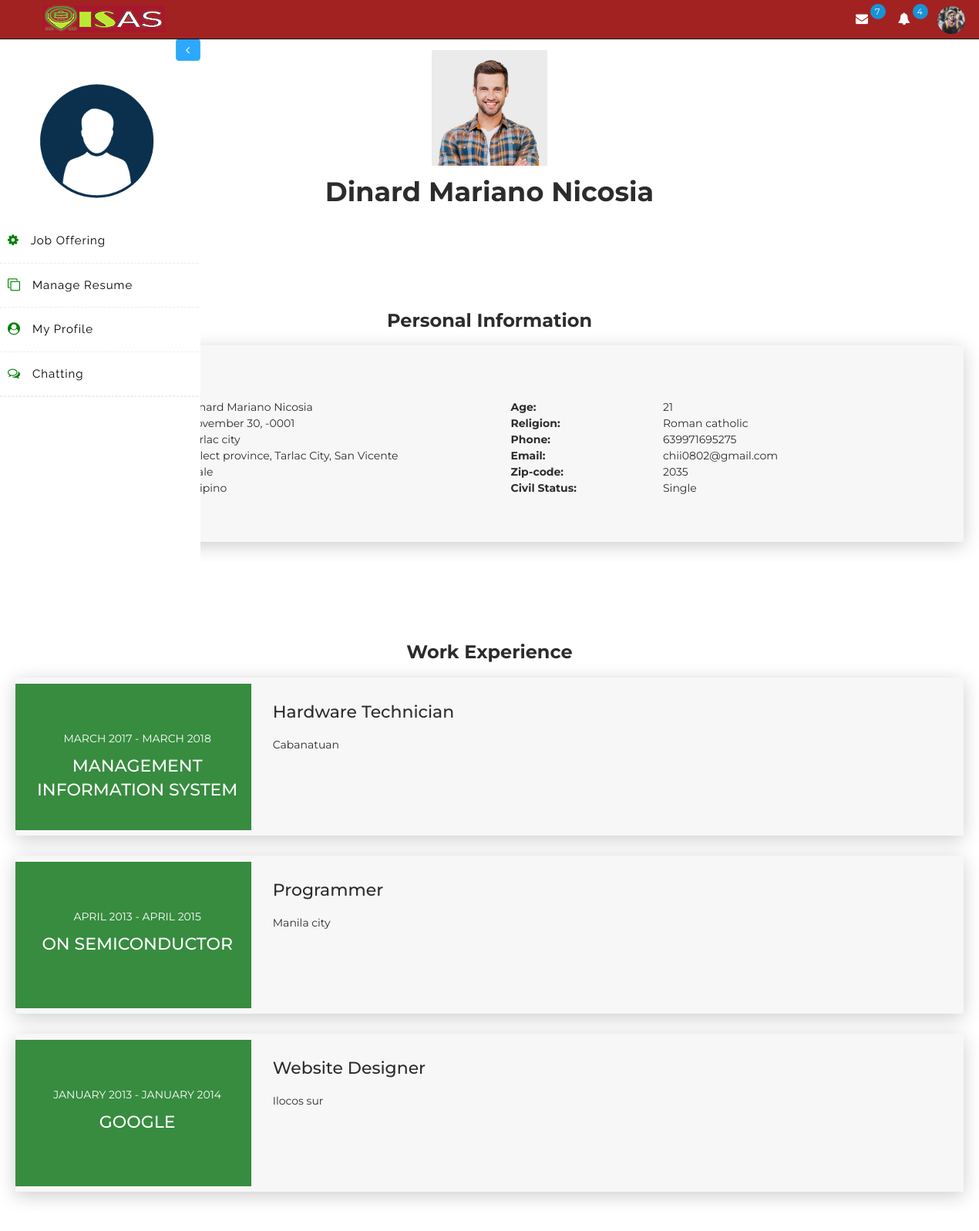
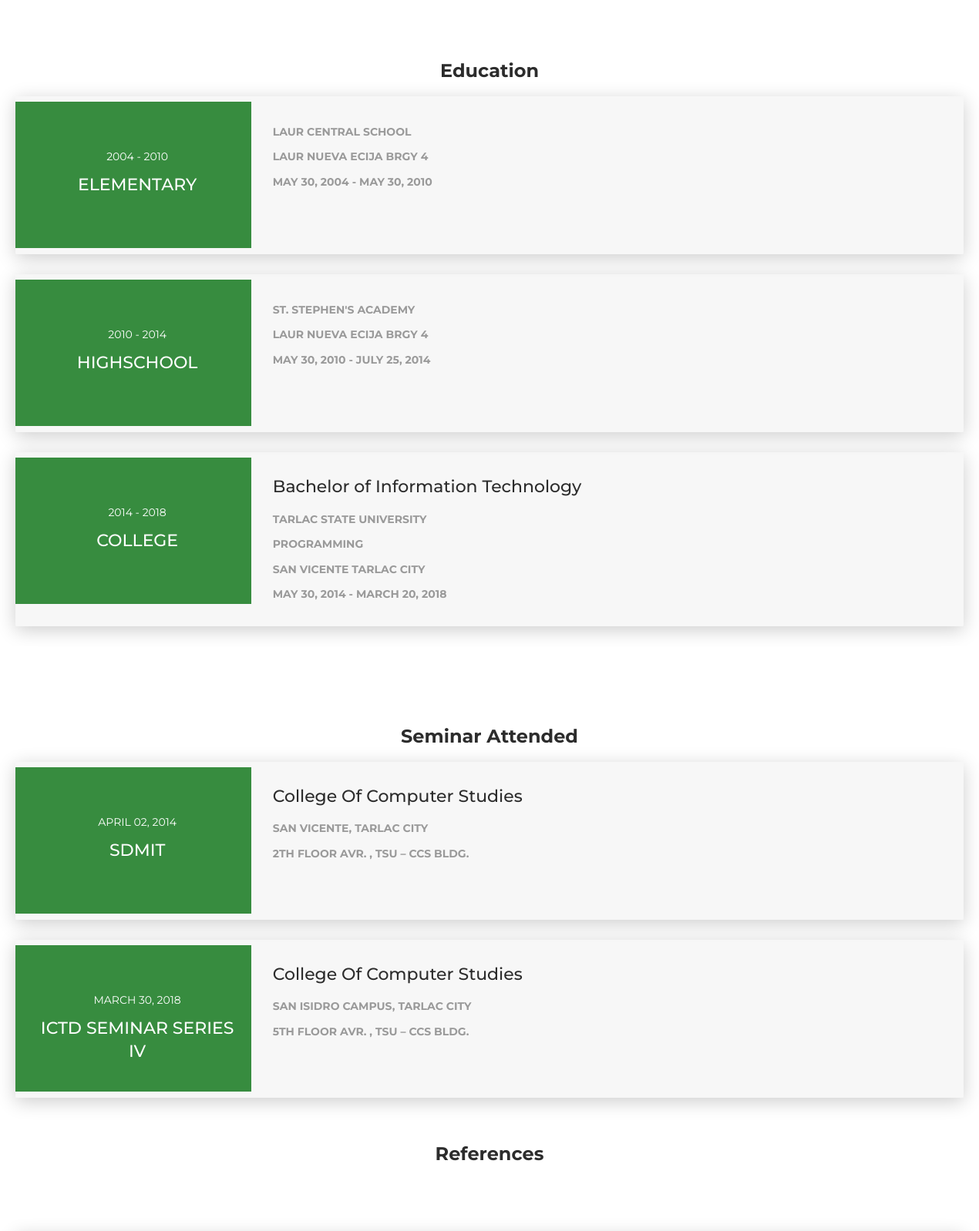
The app's page /user/pending-jobs.php (upper part) with its own data (2 pictures, top to bottom).
### tables this page shows
CREATE TABLE `appl_info` (
  `appl_id` int(11) NOT NULL,
  `acct_id` int(11) NOT NULL,
  `appl_fname` char(100) NOT NULL,
  `appl_lname` char(100) NOT NULL,
  `appl_mname` char(100) NOT NULL,
  `appl_img` char(100) NOT NULL,
  `appl_birthp` varchar(200) NOT NULL,
  `appl_birthd` date NOT NULL,
  `appl_age` char(10) NOT NULL,
  `appl_nationality` char(100) NOT NULL,
  `appl_religion` char(100) NOT NULL,
  `appl_sex` char(30) NOT NULL,
  `appl_civils` char(30) NOT NULL,
  `appl_prov` varchar(100) NOT NULL,
  `appl_street` varchar(100) NOT NULL,
  `appl_zipc` char(50) NOT NULL,
  `appl_email` char(50) NOT NULL,
  `appl_contactn` char(20) NOT NULL,
  `appl_sname` char(50) NOT NULL,
  `appl_disability` char(50) NOT NULL,
  `appl_employed` char(50) NOT NULL,
  `appl_employed_status` char(50) NOT NULL,
  `appl_educational_attain` char(100) NOT NULL,
  `appl_log_date` date NOT NULL
);

CREATE TABLE `appl_info_exp` (
  `exp_id` int(11) NOT NULL,
  `acct_id` int(11) NOT NULL,
  `exp_title` char(50) NOT NULL,
  `exp_company` char(50) NOT NULL,
  `exp_position` char(50) NOT NULL,
  `exp_desc` varchar(400) NOT NULL,
  `exp_date_start` date NOT NULL,
  `exp_date_end` date NOT NULL
);

CREATE TABLE `appl_info_edu` (
  `edu_id` int(11) NOT NULL,
  `acct_id` int(11) NOT NULL,
  `edu_name` char(100) NOT NULL,
  `edu_title` char(50) NOT NULL,
  `edu_addr` varchar(200) NOT NULL,
  `edu_date_grad_start` date NOT NULL,
  `edu_date_grad_end` date NOT NULL,
  `edu_course` char(100) NOT NULL,
  `edu_course_major` char(50) NOT NULL
);

CREATE TABLE `appl_info_seminar` (
  `seminar_id` int(11) NOT NULL,
  `acct_id` int(11) NOT NULL,
  `seminar_title` char(100) NOT NULL,
  `seminar_date` date NOT NULL,
  `seminar_addr` char(200) NOT NULL,
  `seminar_orga` char(100) NOT NULL,
  `seminar_vp` char(200) NOT NULL
);

### user/cv/index.php (the view, shortened to what this page needs)
<!DOCTYPE html>
<html lang="en-US">
  <head>
    <link href="https://maxcdn.bootstrapcdn.com/font-awesome/latest/css/font-awesome.min.css" rel="stylesheet">
    <link href="cv/css/aos.css" rel="stylesheet">
    <link href="cv/css/bootstrap.min.css" rel="stylesheet">
    <link href="cv/styles/main.css" rel="stylesheet">
  </head>
  <body id="top">
    <div class="page-content">
      <div>
<div class="profile-page">
         <?php
      $three = mysql_query("SELECT * FROM appl_info WHERE acct_id = 1 ");
  while ($row = mysql_fetch_array($three)) {
        echo ' <div class="h2 title">
           <div class="cc-profile-image"><a href="#"><img src="assets/img/'. $row["appl_img"] .'" alt="Image"/></a></div>'. $row["appl_fname"]." " . $row["appl_mname"] . " " . $row["appl_lname"] .'</div>
        </div>
      </div>';
      }
      $four = mysql_query("SELECT * FROM appl_info WHERE acct_id = 1  ");
  while ($row = mysql_fetch_array($four)) {
   $date=date_create($row['appl_birthd']);
$format =  date_format($date," F  d,  Y ");
echo '<div class="section" id="about">
  <div class="container">
  <div class="h4 text-center mb-4 title">Personal Information</div>
    <div class="card" data-aos="fade-up" data-aos-offset="10">
      <div class="row" style="padding-top:50px;">
        <div class="col-lg-6 col-md-12" >
            <div class="card-body">
            <div class="row">
              <div class="col-sm-4"><strong class="text-uppercase">Name (F/M/L):</strong></div>
              <div class="col-sm-8">'. $row["appl_fname"] ." " .$row["appl_mname"]." " .$row["appl_lname"].'</div>
            </div>
            <div class="row mt-3">
              <div class="col-sm-4"><strong class="text-uppercase">Birth Date:</strong></div>
              <div class="col-sm-8">'. $format .'</div>
            </div>
            <div class="row mt-3">
              <div class="col-sm-4"><strong class="text-uppercase">Birth Place:</strong></div>
              <div class="col-sm-8">'. $row["appl_birthp"] .'</div>
            </div>
            <div class="row mt-3">
              <div class="col-sm-4"><strong class="text-uppercase">Address:</strong></div>
              <div class="col-sm-8">'. $row["appl_prov"] . ", " . $row["appl_street"] .'</div>
            </div>
            <div class="row mt-3">
              <div class="col-sm-4"><strong class="text-uppercase">Sex:</strong></div>
              <div class="col-sm-8">'. $row["appl_sex"] .'</div>
            </div>
            <div class="row mt-3">
              <div class="col-sm-4"><strong class="text-uppercase">Nationality:</strong></div>
              <div class="col-sm-8">'. $row["appl_nationality"] .'</div></div>
          </div>
        </div><div class="col-lg-6 col-md-12">
          <div class="card-body">
            <div class="row">
              <div class="col-sm-4"><strong class="text-uppercase">Age:</strong></div>
              <div class="col-sm-8">'. $row["appl_age"] .'</div>
            </div>
            <div class="row mt-3">
              <div class="col-sm-4"><strong class="text-uppercase">Religion:</strong></div>
              <div class="col-sm-8">'. $row["appl_religion"] .'</div>
            </div>
            <div class="row mt-3">
              <div class="col-sm-4"><strong class="text-uppercase">Phone:</strong></div>
              <div class="col-sm-8">'. $row["appl_contactn"] .'</div>
            </div>
            <div class="row mt-3">
              <div class="col-sm-4"><strong class="text-uppercase">Email:</strong></div>
              <div class="col-sm-8">'. $row["appl_email"] .'</div>
            </div>
            <div class="row mt-3">
              <div class="col-sm-4"><strong class="text-uppercase">Zip-code:</strong></div>
              <div class="col-sm-8">'. $row["appl_zipc"] .'</div>
            </div>
            <div class="row mt-3">
              <div class="col-sm-4"><strong class="text-uppercase">Civil Status:</strong></div>
              <div class="col-sm-8">'. $row["appl_civils"] .'</div></div>';
            }
              ?>
          </div>
        </div>
      </div>
    </div>
  </div>
</div>
<div class="section" id="experience">
  <div class="container cc-experience">
    <div class="h4 text-center mb-4 title">Work Experience</div>
          <?php
           $five = mysql_query("SELECT * FROM appl_info_exp WHERE acct_id = 1  ");
              while ($row = mysql_fetch_array($five)) {
              $date_start=date_create($row['exp_date_start']);
              $date_end=date_create($row['exp_date_end']);
              $format_start =  date_format($date_start," F  Y ");
              $format_end =  date_format($date_end," F  Y ");
          echo' <div class="card">
      <div class="row">
        <div class="col-md-3 bg-primary" data-aos="fade-right" data-aos-offset="50" data-aos-duration="500"><div class="card-body cc-experience-header">
            <p>'.$format_start. " - " .$format_end . '</p>
            <div class="h5">'. $row["exp_company"] .'</div>
          </div>
        </div>
        <div class="col-md-9" data-aos="fade-left" data-aos-offset="50" data-aos-duration="500">
          <div class="card-body">
            <div class="h5">'. $row["exp_position"] .'</div>
            <p>'. $row["exp_desc"] .'</p>
          </div>
        </div>
      </div>
    </div>
    ';
}
echo " </div>
</div>";
?>
<div class="section" id="experience">
  <div class="container cc-experience">
    <div class="h4 text-center mb-4 title">Education</div>
          <?php
           $five = mysql_query("SELECT * FROM appl_info_edu WHERE acct_id = 1  ORDER BY edu_date_grad_start ASC ");
              while ($row = mysql_fetch_array($five)) {
              $date_start=date_create($row['edu_date_grad_start']);
              $date_end=date_create($row['edu_date_grad_end']);
              $format_start =  date_format($date_start,"  Y ");
              $format_end =  date_format($date_end," Y ");
               $format_start1 =  date_format($date_start," F  d,  Y ");
              $format_end2 =  date_format($date_end," F  d,  Y ");
          echo' <div class="card">
      <div class="row">
        <div class="col-md-3 bg-primary" data-aos="fade-right" data-aos-offset="50" data-aos-duration="500"><div class="card-body cc-experience-header">
            <p>'.$format_start. " - " .$format_end . '</p>
            <div class="h5">'. $row["edu_title"] .'</div>
          </div>
        </div>
        <div class="col-md-9" data-aos="fade-left" data-aos-offset="50" data-aos-duration="500">
          <div class="card-body">
            <div class="h5">'. $row["edu_course"] .'</div>
            <p class="category"> '. $row["edu_name"] .'</p>
            <p class="category"> '. $row["edu_course_major"] .'</p>
            <p class="category"> '. $row["edu_addr"] .'</p>
            <p class="category"> '. $format_start1 ." - ". $format_end2 .'</p>
          </div>
        </div>
      </div>
    </div>
    ';
}
echo " </div>
</div>";
?>
<div class="section" id="experience">
  <div class="container cc-experience">
    <div class="h4 text-center mb-4 title">Seminar Attended</div>
          <?php
           $six = mysql_query("SELECT * FROM appl_info_seminar WHERE acct_id = 1  ORDER BY seminar_date ASC ");
              while ($row = mysql_fetch_array($six)) {
              $date_start=date_create($row['seminar_date']);
              $format_start =  date_format($date_start,"  F  d,  Y ");
          echo' <div class="card">
      <div class="row">
        <div class="col-md-3 bg-primary" data-aos="fade-right" data-aos-offset="50" data-aos-duration="500"><div class="card-body cc-experience-header">
            <p>'.$format_start. '</p>
            <div class="h5">'. $row["seminar_title"] .'</div>
          </div>
        </div>
        <div class="col-md-9" data-aos="fade-left" data-aos-offset="50" data-aos-duration="500">
          <div class="card-body">
            <div class="h5">'. $row["seminar_orga"] .'</div>
            <p class="category"> '. $row["seminar_addr"] .'</p>
            <p class="category">'. $row["seminar_vp"] .'</p>
          </div>
        </div>
      </div>
    </div>
    ';
}
echo " </div>
</div>";
?>
<div class="h4 mb-4 text-center title">References</div>
<div class="section" id="reference">
       </div>
        </div>
        </div>
  </body>
</html>

### user/assets/css/custom.css (style rules this page uses)
body { font-family: 'Raleway', sans-serif; font-size: 15px; color:black; }
.member_list .chat-body b, strong { font-weight:normal; }

### records on screen
appl_info: appl_img (picture), appl_fname "Dinard", appl_mname "Mariano", appl_lname "Nicosia", appl_birthd "November 30, -0001", appl_birthp "Tarlac city", appl_prov "Select province", appl_street "Tarlac City, San Vicente", appl_nationality "Filipino", appl_age "21", appl_religion "Roman catholic", appl_contactn "639971695275", appl_email "chii0802@gmail.com", appl_zipc "2035", appl_civils "Single"
appl_info_exp: exp_date_start "MARCH 2017", exp_date_end "MARCH 2018", exp_company "MANAGEMENT INFORMATION SYSTEM", exp_position "Hardware Technician", exp_desc "Cabanatuan"
appl_info_exp: exp_date_start "APRIL 2013", exp_date_end "APRIL 2015", exp_company "ON SEMICONDUCTOR", exp_position "Programmer", exp_desc "Manila city"
appl_info_exp: exp_date_start "JANUARY 2013", exp_date_end "JANUARY 2014", exp_company "GOOGLE", exp_position "Website Designer", exp_desc "Ilocos sur"
appl_info_edu: edu_date_grad_start "2004", edu_date_grad_end "2010", edu_title "ELEMENTARY", edu_name "LAUR CENTRAL SCHOOL", edu_addr "LAUR NUEVA ECIJA BRGY 4", edu_date_grad_start "MAY 30, 2004", edu_date_grad_end "MAY 30, 2010"
appl_info_edu: edu_date_grad_start "2010", edu_date_grad_end "2014", edu_title "HIGHSCHOOL", edu_name "ST. STEPHEN'S ACADEMY", edu_addr "LAUR NUEVA ECIJA BRGY 4", edu_date_grad_start "MAY 30, 2010", edu_date_grad_end "JULY 25, 2014"
appl_info_edu: edu_date_grad_start "2014", edu_date_grad_end "2018", edu_title "COLLEGE", edu_course "Bachelor of Information Technology", edu_name "TARLAC STATE UNIVERSITY", edu_course_major "PROGRAMMING", edu_addr "SAN VICENTE TARLAC CITY", edu_date_grad_start "MAY 30, 2014", edu_date_grad_end "MARCH 20, 2018"
appl_info_seminar: seminar_date "APRIL 02, 2014", seminar_title "SDMIT", seminar_orga "College Of Computer Studies", seminar_addr "SAN VICENTE, TARLAC CITY", seminar_vp "2TH FLOOR AVR. , TSU – CCS BLDG."
appl_info_seminar: seminar_date "MARCH 30, 2018", seminar_title "ICTD SEMINAR SERIES IV", seminar_orga "College Of Computer Studies", seminar_addr "SAN ISIDRO CAMPUS, TARLAC CITY", seminar_vp "5TH FLOOR AVR. , TSU – CCS BLDG."
